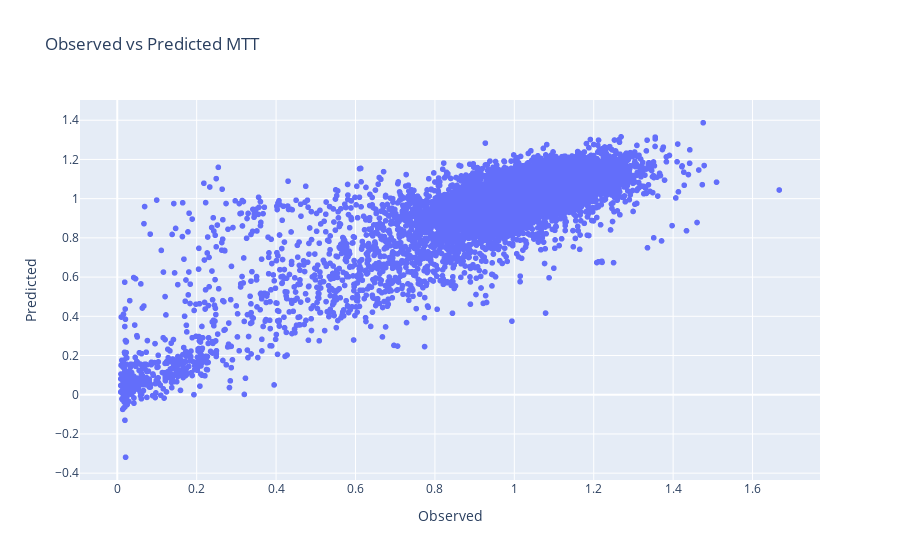

The cell this chart's notebook holds for it:
### Markdown cell above
## Interactive plots

### Code cell
import plotly.express as px

filtered_preds = preds.filter(pl.col("Variable_Name") == "Metadata_mtt_normalized").to_pandas()

fig = px.scatter(
    filtered_preds,
    x="Observed",
    y="Predicted",
    title="Observed vs Predicted MTT",
    labels={"Observed": "Observed", "Predicted": "Predicted"},
    hover_data=["Metadata_Plate", "Metadata_Well"]
)

fig.show()

### Figure 1 — Plotly figure (JSON) as saved in the notebook; plotly's stock layout.template omitted (floating-point values rounded to 4 significant figures; data arrays with more than 128 entries replaced by an {"elided": "..."} marker saying what was removed)
{"data": [{"customdata": {"elided": "21455x2 str values"}, "hovertemplate": "Observed=%{x}<br>Predicted=%{y}<br>Metadata_Plate=%{customdata[0]}<br>Metadata_Well=%{customdata[1]}<extra></extra>", "legendgroup": "", "marker": {"color": "#636efa", "symbol": "circle"}, "mode": "markers", "name": "", "showlegend": false, "type": "scattergl", "x": {"elided": "21455 float values"}, "xaxis": "x", "y": {"elided": "21455 float values"}, "yaxis": "y"}], "layout": {"legend": {"tracegroupgap": 0}, "title": {"text": "Observed vs Predicted MTT"}, "xaxis": {"anchor": "y", "domain": [0, 1], "title": {"text": "Observed"}}, "yaxis": {"anchor": "x", "domain": [0, 1], "title": {"text": "Predicted"}}}}
